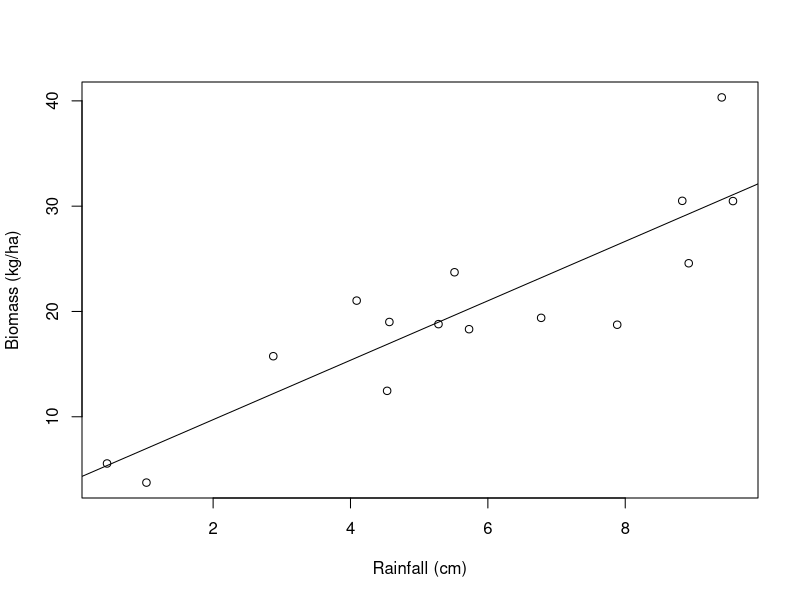
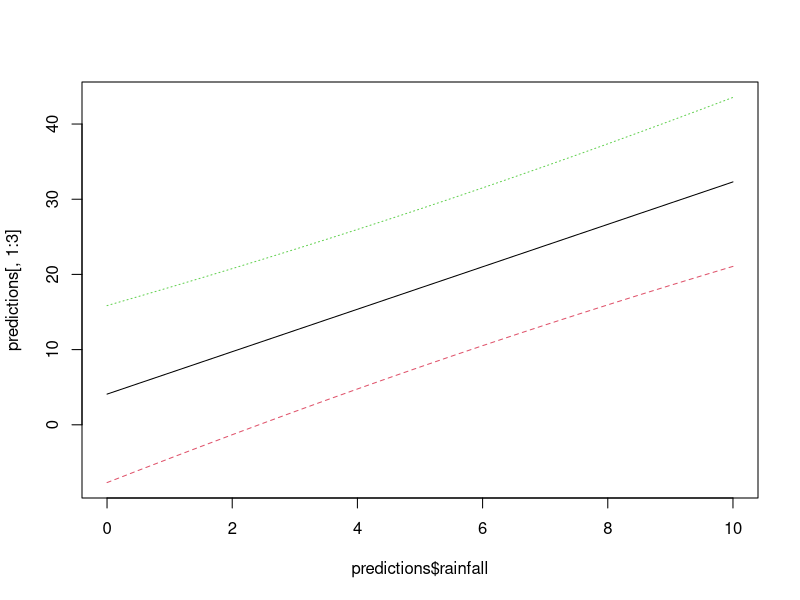
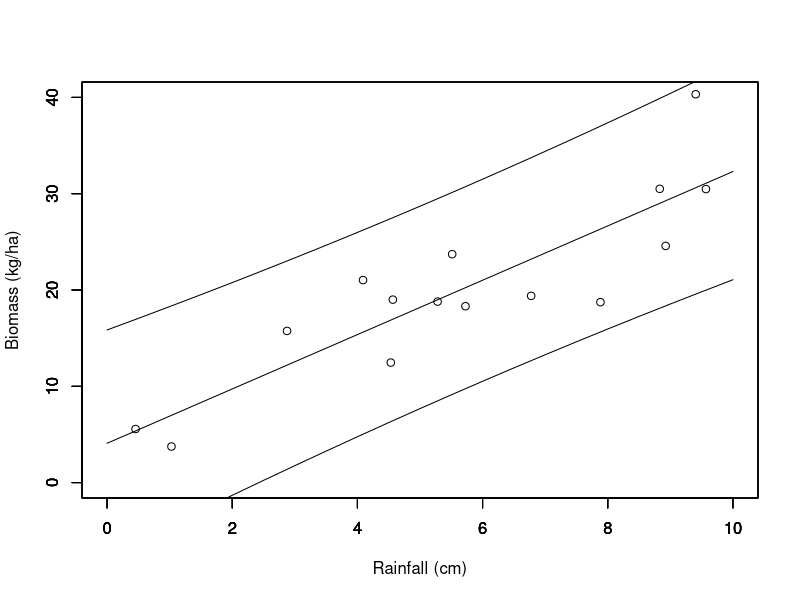

Reproduce these figures in R, in order.

#  NRES 710, Linear Regression (4)
#     University of Nevada, Reno
#     Linear regression - prediction  

# Read in the biomass data again, if necessary
datum <- read.csv("lecture_6_biomass_data.csv")

# Plot
plot(biomass ~ rainfall, data = datum, xlab = "Rainfall (cm)", ylab = "Biomass (kg/ha)")

# Regression
results <- lm(biomass ~ rainfall, data = datum)
abline(results)

# Examine the results 
summary(results)

# Make a prediction for when rainfall = 5 cm
4.08 + 2.82 * 5

# Examine the help file
help(predict.lm)

# Create predict data
datumPredict <- data.frame(rainfall = 5)
datumPredict

# Create a new object called predictions
predictions <- predict(results, datumPredict, interval = "prediction")
predictions

predictions[1,"upr"] - predictions[1,"fit"]

# Examine summary
summary(datum)

# Let's make predictions between 0 -- 10 cm of rainfall
# And let's try to make 20 predictions across this interval: 10cm/20predictions = a prediction every 0.5 cm
datumPredict <- data.frame(rainfall = seq(from = 0, to = 10, by = 0.5))

# Make the predictions
predictions <- predict(results, datumPredict, interval = "prediction")

# Examine predictions
head(predictions)

# Make it a dataframe to make it easier to add data to it.
predictions <- as.data.frame(predictions)

# Add a new column
predictions$rainfall <- seq(from = 0, to = 10, by = 0.5)

# Examine
predictions

# Very simple way to plot the prediction intervals
matplot(predictions$rainfall, predictions[,1:3], type = "l")

# Plot the data, but this time specify what the x- and y-limits are.
# This is important to make sure everything will fit on here.
plot(biomass ~ rainfall, data = datum, xlim = c(0, 10), ylim = c(0, 40), xlab = "Rainfall (cm)", ylab = "Biomass (kg/ha)")

# But now we have to add other data onto here, without erasing the original data.
# Specify the parameter: new = TRUE
par(new = TRUE)
plot(fit ~ rainfall, data = predictions, type = "l", xlim = c(0, 10), ylim = c(0, 40), ylab = "", xlab = "")
par(new = TRUE)
plot(lwr ~ rainfall, data = predictions, type = "l", xlim = c(0, 10), ylim = c(0, 40), ylab = "", xlab = "")
par(new = TRUE)
plot(upr ~ rainfall, data = predictions, type = "l", xlim = c(0, 10), ylim = c(0, 40), ylab = "", xlab = "")
